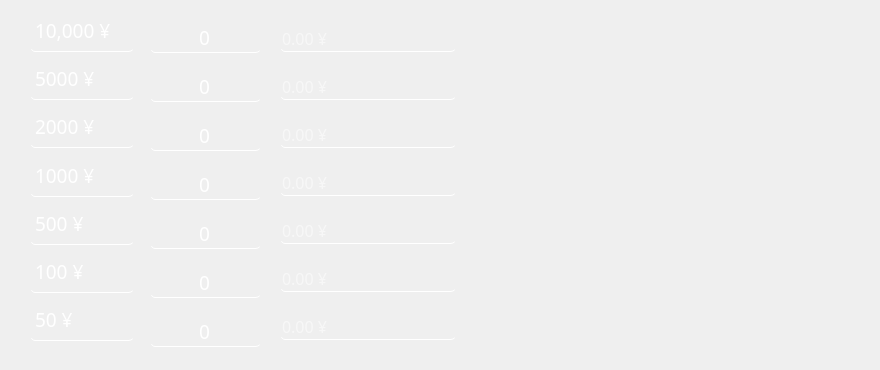
      <widget class="QWidget" name="yens_3">
       <widget class="QLabel" name="label_57">
        <property name="geometry">
         <rect>
          <x>570</x>
          <y>0</y>
          <width>301</width>
          <height>361</height>
         </rect>
        </property>
        <property name="text">
         <string/>
        </property>
        <property name="pixmap">
         <pixmap>devise/japan-90.png</pixmap>
        </property>
        <property name="scaledContents">
         <bool>true</bool>
        </property>
       </widget>
       <widget class="QWidget" name="">
        <property name="geometry">
         <rect>
          <x>150</x>
          <y>10</y>
          <width>111</width>
          <height>351</height>
         </rect>
        </property>
        <layout class="QVBoxLayout" name="verticalLayout_26">
         <item>
          <widget class="QLineEdit" name="yn">
           <property name="font">
            <font>
             <family>Mongolian Baiti</family>
             <pointsize>14</pointsize>
            </font>
           </property>
           <property name="styleSheet">
            <string notr="true">color: rgb(255, 255, 255);
border-radius:5px;
background-color:transparent;
border-bottom:1px solid rgb(255, 255, 255);</string>
           </property>
           <property name="text">
            <string>0</string>
           </property>
           <property name="alignment">
            <set>Qt::AlignCenter</set>
           </property>
           <property name="placeholderText">
            <string>Qté.</string>
           </property>
          </widget>
         </item>
         <item>
          <widget class="QLineEdit" name="yn_2">
           <property name="font">
            <font>
             <family>Mongolian Baiti</family>
             <pointsize>14</pointsize>
            </font>
           </property>
           <property name="styleSheet">
            <string notr="true">color: rgb(255, 255, 255);
border-radius:5px;
background-color:transparent;
border-bottom:1px solid rgb(255, 255, 255);</string>
           </property>
           <property name="text">
            <string>0</string>
           </property>
           <property name="alignment">
            <set>Qt::AlignCenter</set>
           </property>
           <property name="placeholderText">
            <string>Qté.</string>
           </property>
          </widget>
         </item>
         <item>
          <widget class="QLineEdit" name="yn_3">
           <property name="font">
            <font>
             <family>Mongolian Baiti</family>
             <pointsize>14</pointsize>
            </font>
           </property>
           <property name="styleSheet">
            <string notr="true">color: rgb(255, 255, 255);
border-radius:5px;
background-color:transparent;
border-bottom:1px solid rgb(255, 255, 255);</string>
           </property>
           <property name="text">
            <string>0</string>
           </property>
           <property name="alignment">
            <set>Qt::AlignCenter</set>
           </property>
           <property name="placeholderText">
            <string>Qté.</string>
           </property>
          </widget>
         </item>
         <item>
          <widget class="QLineEdit" name="yn_4">
           <property name="font">
            <font>
             <family>Mongolian Baiti</family>
             <pointsize>14</pointsize>
            </font>
           </property>
           <property name="styleSheet">
            <string notr="true">color: rgb(255, 255, 255);
border-radius:5px;
background-color:transparent;
border-bottom:1px solid rgb(255, 255, 255);</string>
           </property>
           <property name="text">
            <string>0</string>
           </property>
           <property name="alignment">
            <set>Qt::AlignCenter</set>
           </property>
           <property name="placeholderText">
            <string>Qté.</string>
           </property>
          </widget>
         </item>
         <item>
          <widget class="QLineEdit" name="yn_5">
           <property name="font">
            <font>
             <family>Mongolian Baiti</family>
             <pointsize>14</pointsize>
            </font>
           </property>
           <property name="styleSheet">
            <string notr="true">color: rgb(255, 255, 255);
border-radius:5px;
background-color:transparent;
border-bottom:1px solid rgb(255, 255, 255);</string>
           </property>
           <property name="text">
            <string>0</string>
           </property>
           <property name="alignment">
            <set>Qt::AlignCenter</set>
           </property>
           <property name="placeholderText">
            <string>Qté.</string>
           </property>
          </widget>
         </item>
         <item>
          <widget class="QLineEdit" name="yn_6">
           <property name="font">
            <font>
             <family>Mongolian Baiti</family>
             <pointsize>14</pointsize>
            </font>
           </property>
           <property name="styleSheet">
            <string notr="true">color: rgb(255, 255, 255);
border-radius:5px;
background-color:transparent;
border-bottom:1px solid rgb(255, 255, 255);</string>
           </property>
           <property name="text">
            <string>0</string>
           </property>
           <property name="alignment">
            <set>Qt::AlignCenter</set>
           </property>
           <property name="placeholderText">
            <string>Qté.</string>
           </property>
          </widget>
         </item>
         <item>
          <widget class="QLineEdit" name="yn_7">
           <property name="font">
            <font>
             <family>Mongolian Baiti</family>
             <pointsize>14</pointsize>
            </font>
           </property>
           <property name="styleSheet">
            <string notr="true">color: rgb(255, 255, 255);
border-radius:5px;
background-color:transparent;
border-bottom:1px solid rgb(255, 255, 255);</string>
           </property>
           <property name="text">
            <string>0</string>
           </property>
           <property name="alignment">
            <set>Qt::AlignCenter</set>
           </property>
           <property name="placeholderText">
            <string>Qté.</string>
           </property>
          </widget>
         </item>
        </layout>
       </widget>
       <widget class="QWidget" name="">
        <property name="geometry">
         <rect>
          <x>280</x>
          <y>10</y>
          <width>176</width>
          <height>351</height>
         </rect>
        </property>
        <layout class="QVBoxLayout" name="verticalLayout_46">
         <item>
          <widget class="QLineEdit" name="yj_7">
           <property name="font">
            <font>
             <family>Mongolian Baiti</family>
             <pointsize>12</pointsize>
            </font>
           </property>
           <property name="styleSheet">
            <string notr="true">color: rgb(255, 255, 255);
border-radius:5px;
background-color:transparent;
border-bottom:1px solid rgb(255, 255, 255);</string>
           </property>
           <property name="text">
            <string/>
           </property>
           <property name="readOnly">
            <bool>true</bool>
           </property>
           <property name="placeholderText">
            <string>0.00 ¥</string>
           </property>
          </widget>
         </item>
         <item>
          <widget class="QLineEdit" name="yj_2">
           <property name="font">
            <font>
             <family>Mongolian Baiti</family>
             <pointsize>12</pointsize>
            </font>
           </property>
           <property name="styleSheet">
            <string notr="true">color: rgb(255, 255, 255);
border-radius:5px;
background-color:transparent;
border-bottom:1px solid rgb(255, 255, 255);</string>
           </property>
           <property name="text">
            <string/>
           </property>
           <property name="readOnly">
            <bool>true</bool>
           </property>
           <property name="placeholderText">
            <string>0.00 ¥</string>
           </property>
          </widget>
         </item>
         <item>
          <widget class="QLineEdit" name="yj_3">
           <property name="font">
            <font>
             <family>Mongolian Baiti</family>
             <pointsize>12</pointsize>
            </font>
           </property>
           <property name="styleSheet">
            <string notr="true">color: rgb(255, 255, 255);
border-radius:5px;
background-color:transparent;
border-bottom:1px solid rgb(255, 255, 255);</string>
           </property>
           <property name="text">
            <string/>
           </property>
           <property name="readOnly">
            <bool>true</bool>
           </property>
           <property name="placeholderText">
            <string>0.00 ¥</string>
           </property>
          </widget>
         </item>
         <item>
          <widget class="QLineEdit" name="yj_5">
           <property name="font">
            <font>
             <family>Mongolian Baiti</family>
             <pointsize>12</pointsize>
            </font>
           </property>
           <property name="styleSheet">
            <string notr="true">color: rgb(255, 255, 255);
border-radius:5px;
background-color:transparent;
border-bottom:1px solid rgb(255, 255, 255);</string>
           </property>
           <property name="text">
            <string/>
           </property>
           <property name="readOnly">
            <bool>true</bool>
           </property>
           <property name="placeholderText">
            <string>0.00 ¥</string>
           </property>
          </widget>
         </item>
         <item>
          <widget class="QLineEdit" name="yj">
           <property name="font">
            <font>
             <family>Mongolian Baiti</family>
             <pointsize>12</pointsize>
            </font>
           </property>
           <property name="styleSheet">
            <string notr="true">color: rgb(255, 255, 255);
border-radius:5px;
background-color:transparent;
border-bottom:1px solid rgb(255, 255, 255);</string>
           </property>
           <property name="text">
            <string/>
           </property>
           <property name="readOnly">
            <bool>true</bool>
           </property>
           <property name="placeholderText">
            <string>0.00 ¥</string>
           </property>
          </widget>
         </item>
         <item>
          <widget class="QLineEdit" name="yj_4">
           <property name="font">
            <font>
             <family>Mongolian Baiti</family>
             <pointsize>12</pointsize>
            </font>
           </property>
           <property name="styleSheet">
            <string notr="true">color: rgb(255, 255, 255);
border-radius:5px;
background-color:transparent;
border-bottom:1px solid rgb(255, 255, 255);</string>
           </property>
           <property name="text">
            <string/>
           </property>
           <property name="readOnly">
            <bool>true</bool>
           </property>
           <property name="placeholderText">
            <string>0.00 ¥</string>
           </property>
          </widget>
         </item>
         <item>
          <widget class="QLineEdit" name="yj_6">
           <property name="font">
            <font>
             <family>Mongolian Baiti</family>
             <pointsize>12</pointsize>
            </font>
           </property>
           <property name="styleSheet">
            <string notr="true">color: rgb(255, 255, 255);
border-radius:5px;
background-color:transparent;
border-bottom:1px solid rgb(255, 255, 255);</string>
           </property>
           <property name="text">
            <string/>
           </property>
           <property name="readOnly">
            <bool>true</bool>
           </property>
           <property name="placeholderText">
            <string>0.00 ¥</string>
           </property>
          </widget>
         </item>
        </layout>
       </widget>
       <widget class="QWidget" name="">
        <property name="geometry">
         <rect>
          <x>30</x>
          <y>10</y>
          <width>104</width>
          <height>331</height>
         </rect>
        </property>
        <layout class="QVBoxLayout" name="verticalLayout_47">
         <item>
          <widget class="QLabel" name="label_148">
           <property name="font">
            <font>
             <family>Mongolian Baiti</family>
             <pointsize>14</pointsize>
            </font>
           </property>
           <property name="styleSheet">
            <string notr="true">color: rgb(255, 255, 255);
border-radius:5px;
background-color:transparent;
border-bottom:1px solid rgb(255, 255, 255);</string>
           </property>
           <property name="text">
            <string>10,000 ¥ </string>
           </property>
          </widget>
         </item>
         <item>
          <widget class="QLabel" name="label_149">
           <property name="font">
            <font>
             <family>Mongolian Baiti</family>
             <pointsize>14</pointsize>
            </font>
           </property>
           <property name="styleSheet">
            <string notr="true">color: rgb(255, 255, 255);
border-radius:5px;
background-color:transparent;
border-bottom:1px solid rgb(255, 255, 255);</string>
           </property>
           <property name="text">
            <string>5000 ¥</string>
           </property>
          </widget>
         </item>
         <item>
          <widget class="QLabel" name="label_147">
           <property name="font">
            <font>
             <family>Mongolian Baiti</family>
             <pointsize>14</pointsize>
            </font>
           </property>
           <property name="styleSheet">
            <string notr="true">color: rgb(255, 255, 255);
border-radius:5px;
background-color:transparent;
border-bottom:1px solid rgb(255, 255, 255);</string>
           </property>
           <property name="text">
            <string>2000 ¥</string>
           </property>
          </widget>
         </item>
         <item>
          <widget class="QLabel" name="label_152">
           <property name="font">
            <font>
             <family>Mongolian Baiti</family>
             <pointsize>14</pointsize>
            </font>
           </property>
           <property name="styleSheet">
            <string notr="true">color: rgb(255, 255, 255);
border-radius:5px;
background-color:transparent;
border-bottom:1px solid rgb(255, 255, 255);</string>
           </property>
           <property name="text">
            <string>1000 ¥</string>
           </property>
          </widget>
         </item>
         <item>
          <widget class="QLabel" name="label_151">
           <property name="font">
            <font>
             <family>Mongolian Baiti</family>
             <pointsize>14</pointsize>
            </font>
           </property>
           <property name="styleSheet">
            <string notr="true">color: rgb(255, 255, 255);
border-radius:5px;
background-color:transparent;
border-bottom:1px solid rgb(255, 255, 255);</string>
           </property>
           <property name="text">
            <string>500 ¥</string>
           </property>
          </widget>
         </item>
         <item>
          <widget class="QLabel" name="label_150">
           <property name="font">
            <font>
             <family>Mongolian Baiti</family>
             <pointsize>14</pointsize>
            </font>
           </property>
           <property name="styleSheet">
            <string notr="true">color: rgb(255, 255, 255);
border-radius:5px;
background-color:transparent;
border-bottom:1px solid rgb(255, 255, 255);</string>
           </property>
           <property name="text">
            <string>100 ¥</string>
           </property>
          </widget>
         </item>
         <item>
          <widget class="QLabel" name="label_153">
           <property name="font">
            <font>
             <family>Mongolian Baiti</family>
             <pointsize>14</pointsize>
            </font>
           </property>
           <property name="styleSheet">
            <string notr="true">color: rgb(255, 255, 255);
border-radius:5px;
background-color:transparent;
border-bottom:1px solid rgb(255, 255, 255);</string>
           </property>
           <property name="text">
            <string>50 ¥</string>
           </property>
          </widget>
         </item>
        </layout>
       </widget>
      </widget>
